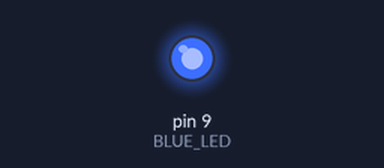
Bench run of a sketch on a simulated Arduino Uno, built with avr-gcc and run on an emulated ATmega328P. On the bench: output pins drawn as LEDs (lit = HIGH).

Above: at 0.1 s.
At 2.3 s:
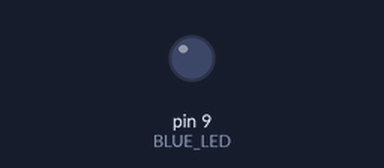
Timing chart, 0 to 3.8 s (numbered marks = the images above):
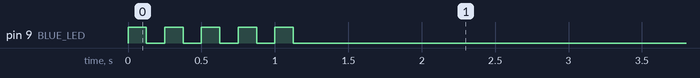

The sketch:

sleep.ino
```cpp
// STATE: SLEEP
#define BLUE_LED 9

void setup() {
  // put your setup code here, to run once:
  pinMode(BLUE_LED, OUTPUT);
  blinkOneSec();
}

void loop() {
  //Blue blinks @ 4 Hz (0.25s delay) for 1 sec, Fade for 1 sec.

	// Last blink fades to off over Fade.
}

void blinkOneSec() {
  bool fade = true;
  unsigned long BLINK_PERIOD = 1000; // set fadetime in ms

  //blinks @ 4hz 4 times (1 sec)
  for (int i = 0; i <= 4; i++) {
    digitalWrite(BLUE_LED, HIGH);
    delay(125);
    analogWrite(BLUE_LED, LOW);
    delay(125);
  }

  // define starting fade time
  unsigned long fadeStartTime = millis();

  // fade for 1s
  while (fade == true) {
    unsigned long FADE_PERIOD = 1000; // set fadetime in ms
    unsigned long progress = millis() - fadeStartTime;

    if (progress <= FADE_PERIOD) {
      long brightness = map(progress, 0, FADE_PERIOD, 255, 0);
      analogWrite(BLUE_LED, brightness);
    }
    else {
      fade = false;
    }
  }

}
```
